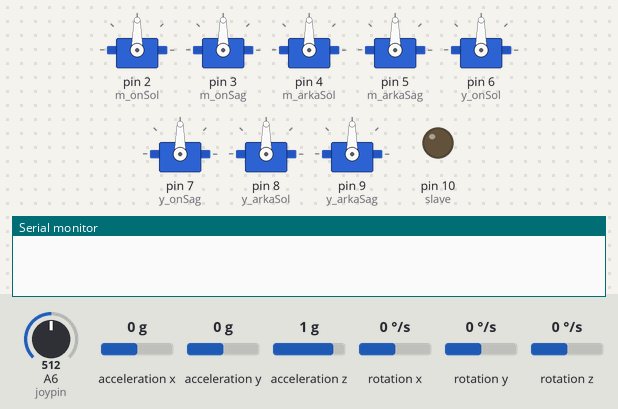
Bench run of a sketch on a simulated Arduino Nano, built with avr-gcc and run on an emulated ATmega328P. On the bench: 8 × servo, output pins drawn as LEDs (lit = HIGH), the last lines printed to the serial monitor. Wiring (inferred from the names in the program): MPU-9250 motion sensor at I2C address 0x68. Inputs (shaded band) come from the test bench; at power-on: acceleration z 1 g, acceleration x 0 g, acceleration y 0 g, A6 (joypin) = 512, rotation x 0 °/s, rotation y 0 °/s, rotation z 0 °/s.

Above: at 5.2 s.
5.3 s: acceleration z set to 0 g
At 6.36 s:
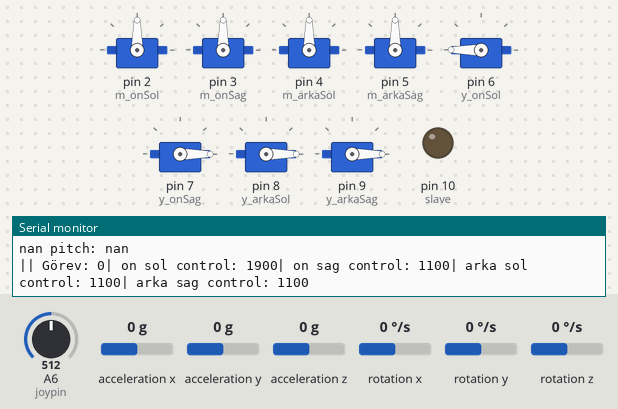
At 6.83 s:
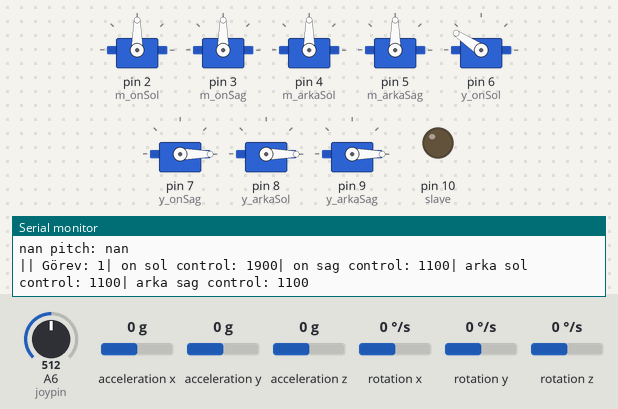
8.3 s: acceleration x set to -1.4 g
11.3 s: acceleration y set to -1.4 g
At 18.52 s:
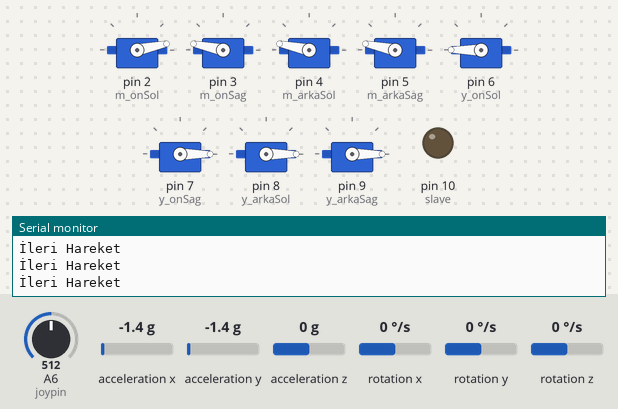
Timing chart, 0 to 28.2 s (numbered marks = the images above; inputs shaded):
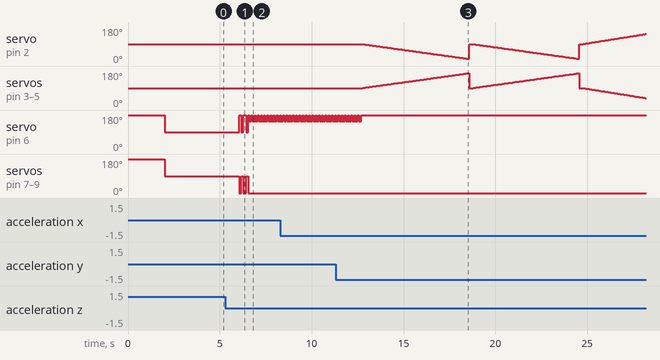

Measured:
- after the input at 5.3 s, servo on pin 7 (y_onSag), servo on pin 8 (y_arkaSol), servo on pin 9 (y_arkaSag): alternates 90° for 0.12 s and 0° for 0.13 s, 5 changes in all, then stays 0°, starting after 0.75 s
- by itself, servo on pin 6 (y_onSol): alternates 180° for 0.04 s and 146° for 0.13 s, 16 changes in all, then stays 180°

The sketch:

videoAlgorithm.ino
```cpp
#include <Wire.h>
#include <Servo.h>

#define MPU9250_ADDRESS 0x68
#define ACC_FULL_SCALE_2_G 0x00
#define ACC_FULL_SCALE_4_G 0x08
#define ACC_FULL_SCALE_8_G 0x10
#define ACC_FULL_SCALE_16_G 0x18
#define MAX_PWM 1900 // ESC Maksimum PWM Değeri
#define MIN_PWM 1100 // ESC Minimum PWM Değeri
#define DUR_PWM 1500 // ESC'lerin durmasını sağlayan PWM Değeri

#define KP 2.05
#define KI 0.15
#define KD 2.15

Servo m_onSol,m_onSag,m_arkaSol,m_arkaSag,y_onSol,y_onSag,y_arkaSol,y_arkaSag;
 // rs modülü için gerekli olan değişkenler
const int slave=10; //Receiver RS-485, DE,RE pinlerinin bağlandığı pin
int degerGelenX;  //Manevra joy, X için transmitterdan gelen değer (0-180)
int pwmX; //Manevra joy, X için degerGelenX değişkeninin maplenmiş hali (1100-1900)
int degerGelenY;  //Manevra joy, Y için transmitterdan gelen değer (0-180)
int pwmY; //Manevra joy, Y için degerGelenY değişkeninin maplenmiş hali (1100-1900)
int degerGelenYukseklikY;  //Yukseklik joy, Y için transmitterdan gelen değer (0-180)
int yukseklik_pwmY; //Yükseklik joy, Y için degerGelenYukseklik değişkeninin maplenmiş hali (1100-1900)
int degerGelenYatayX;
int yatay_pwmX;

int joypin=A6;
int joydeger;


//mpu için gerekli değişkenler mpu sekmesinde kullanılıyor
double xAci1,yAci1,zAci1,x,x1,roll,y,y1,pitch,z,z1,z2;

//calculatestpeed fonksiyonunun çıktıları için tanımlanana değişkenler
int onsolcontrol, onsagcontrol, arkasolcontrol, arkasagcontrol;
int onsol;

int last_time=0;
int delta_time=0;

int state=0;

void setup(){
  Serial.begin(9600);
  Wire.begin();
  pinMode(slave,OUTPUT);
  pinMode(joypin,INPUT);
  digitalWrite(slave,LOW);

  m_onSol.attach(2,MIN_PWM,MAX_PWM);
  m_onSag.attach(3,MIN_PWM,MAX_PWM);
  m_arkaSol.attach(4,MIN_PWM,MAX_PWM);
  m_arkaSag.attach(5,MIN_PWM,MAX_PWM);
  y_onSol.attach(6, MIN_PWM, MAX_PWM);
  y_onSag.attach(7, MIN_PWM, MAX_PWM);
  y_arkaSol.attach(8, MIN_PWM, MAX_PWM);
  y_arkaSag.attach(9, MIN_PWM, MAX_PWM);


  y_onSol.writeMicroseconds(MAX_PWM);
  y_onSag.writeMicroseconds(MAX_PWM);
  y_arkaSol.writeMicroseconds(MAX_PWM);
  y_arkaSag.writeMicroseconds(MAX_PWM);
  delay(2000);
    y_onSol.writeMicroseconds(DUR_PWM);
  y_onSag.writeMicroseconds(DUR_PWM);
  y_arkaSol.writeMicroseconds(DUR_PWM);
  y_arkaSag.writeMicroseconds(DUR_PWM);
  delay(2000);
}

void loop() {
  delta_time=(millis()-last_time)/1000;
  pidBalance();
  moveTasks();
  if(delta_time>5)
  {
    state++;
    last_time=millis();
  }
  //delay(5000);


Serial.print(roll);
Serial.print(" pitch: ");
Serial.println(pitch);
delay(100);
}
```

MPU.ino
```cpp
int i=0;

//Veri okuyan fonksiyon
void I2Cread(uint8_t Adres, uint8_t Kayit, uint8_t Nbytes, uint8_t* Veri)
{
Wire.beginTransmission(Adres);
Wire.write(Kayit);
Wire.endTransmission();

Wire.requestFrom(Adres, Nbytes);
uint8_t j = 0;
while (Wire.available())
Veri[j++] = Wire.read();
}

// Verileri yazan fonksiyon
void I2CwriteByte(uint8_t Adres, uint8_t Kayit, uint8_t Veri)
{
Wire.beginTransmission(Adres);
Wire.write(Kayit);
Wire.write(Veri);
Wire.endTransmission();
}

double imuDeger()
{
  // — İvme Ölçer ve Jiroskop verilerini okuma —
uint8_t Buf[14];
I2Cread(MPU9250_ADDRESS, 0x3B, 14, Buf);

// Veri dönüşümü
int16_t ax = -(Buf[0] << 8 | Buf[1]);
int16_t ay = -(Buf[2] << 8 | Buf[3]);
int16_t az = Buf[4] << 8 | Buf[5];

double xAci = atan( ax / (sqrt(square(ay) + square(az))));
double yAci = atan( ay / (sqrt(square(ax) + square(az))));
double zAci = atan( sqrt(square(ax) + square(ay)) / az);

//Radyan cinsi verinin dereceye dönüşümü
xAci *= 180.00;
yAci *= 180.00;
zAci *= 180.00;
xAci /= PI;
yAci /= PI;
zAci /= PI;

// Kalibrasyon ve Filtrasyon İşlemleri

while(i<2){
  xAci1=xAci;
  yAci1=yAci;
  zAci1=zAci;
  i++;
  delay(1000);
  }

  x=xAci-xAci1;
  x1=((xAci-xAci1)+x)/2;
  roll=(x+x1+(xAci-xAci1))/3;


  y=yAci-yAci1;
  y1=((yAci-yAci1)+y)/2;
  pitch=(y+y1+(yAci-yAci1))/3;

  z=zAci-zAci1;
  z1=((zAci-zAci1)+z)/2;
  z2=(z+z1+(zAci-zAci1))/3;

return roll,pitch;
}
```

PID_Balance.ino
```cpp
double setpoint=0;
double lasttime, lastroll, lastpitch;
double error, errorpitch;
double pid_i,pid_i_p;

double control_signal()
{
  joydeger=analogRead(joypin);
  yukseklik_pwmY=map(joydeger,0,1023,1100,1900);

  imuDeger();

  double deltatime=(millis()-lasttime)/1000;
  lasttime=millis();

  double error_roll=roll-setpoint;
  double error_pitch=pitch-setpoint;

  //PID proportional
  double p=error_roll*KP;
  double p_p=error_pitch*KP;

  //PID integral
  if(-3<error<3)
  {
    pid_i+=(error_roll*deltatime)*KI;
  }

    if(-3<error_pitch<3)
  {
    pid_i_p+=(error_pitch*deltatime)*KI;
  }

  double d=((error_roll-lastroll)/deltatime)*KD;
  double d_p=((error_pitch-lastpitch)/deltatime)*KD;

  double control_signal=p+pid_i+d;
  double control_signal_p=p_p+pid_i_p+d_p;

//  if(control_signal<-1500)
//  {
//    control_signal=-1500;
//  }
//  if(control_signal>1500)
//  {
//    control_signal=1500;
//  }

  // yÜKSELİRKEN GERÇEKLEŞEN PWM HESAPLAMASI
if(state==7)
{
  onsolcontrol=1500-control_signal+control_signal_p;
  onsagcontrol=1500+control_signal+control_signal_p;
  arkasolcontrol=1500-control_signal-control_signal_p;
  arkasagcontrol=1500+control_signal-control_signal_p;
//   onsolcontrol=0-control_signal+control_signal_p;
//  onsagcontrol=0+control_signal+control_signal_p;
//  arkasolcontrol=0-control_signal-control_signal_p;
//  arkasagcontrol=0+control_signal-control_signal_p;

  if(onsolcontrol<1500)
  {
    onsolcontrol=1500;
  }
  if(onsolcontrol>1900)
  {
    onsolcontrol=1900;
  }
    if(onsagcontrol<1500)
  {
    onsagcontrol=1500;
  }
  if(onsagcontrol>1900)
  {
    onsagcontrol=1900;
  }
    if(arkasolcontrol<1500)
  {
    arkasolcontrol=1500;
  }
  if(arkasolcontrol>1900)
  {
    arkasolcontrol=1900;
  }
    if(arkasagcontrol<1500)
  {
     arkasagcontrol=1500;
  }
  if(arkasagcontrol>1900)
  {
    arkasagcontrol=1900;
  }
}


// DALARKEN GERÇEKLEŞECEK PWM HESAPLAMASI
else if(state==0)
{
  onsolcontrol=1500+control_signal-control_signal_p;
  onsagcontrol=1500-control_signal-control_signal_p;
  arkasolcontrol=1500+control_signal+control_signal_p;
  arkasagcontrol=1500-control_signal+control_signal_p;

//  onsolcontrol=0+control_signal-control_signal_p;
//  onsagcontrol=0-control_signal-control_signal_p;
//  arkasolcontrol=0+control_signal+control_signal_p;
//  arkasagcontrol=0-control_signal+control_signal_p;

  if(onsolcontrol>1500)
  {
    onsolcontrol=1500;
  }
  if(onsolcontrol<1100)
  {
    onsolcontrol=1100;
  }
    if(onsagcontrol>1500)
  {
    onsagcontrol=1500;
  }
  if(onsagcontrol<1100)
  {
    onsagcontrol=1100;
  }
    if(arkasolcontrol>1500)
  {
    arkasolcontrol=1500;
  }
  if(arkasolcontrol<1100)
  {
    arkasolcontrol=1100;
  }
    if(arkasagcontrol>1500)
  {
     arkasagcontrol=1500;
  }
  if(arkasagcontrol<1100)
  {
    arkasagcontrol=1100;
  }
}
else
{
  onsolcontrol=1500+control_signal-control_signal_p;
  onsagcontrol=1500-control_signal-control_signal_p;
  arkasolcontrol=1500+control_signal+control_signal_p;
  arkasagcontrol=1500-control_signal+control_signal_p;

  if(onsolcontrol<1100)
  {
    onsolcontrol=1100;
  }
  if(onsolcontrol>1900)
  {
    onsolcontrol=1900;
  }

  if(onsagcontrol<1100)
  {
    onsagcontrol=1100;
  }
    if(onsagcontrol>1900)
  {
    onsagcontrol=1900;
  }

  if(arkasolcontrol<1100)
  {
    arkasolcontrol=1100;
  }
    if(arkasolcontrol>1900)
  {
    arkasolcontrol=1900;
  }

  if(arkasagcontrol<1100)
  {
    arkasagcontrol=1100;
  }
    if(arkasagcontrol>1900)
  {
    arkasagcontrol=1900;
  }
}
  onsol=(MAX_PWM-onsolcontrol)+MIN_PWM;

  lastroll=error;
  lastpitch=errorpitch;

 return onsolcontrol, onsagcontrol, arkasolcontrol, arkasagcontrol, onsol;
}
```

Tasks.ino
```cpp
// 0-Dal
// 1-İleri
// 2-Geri
// 3-Sağ-yatay
// 4-Sol-yatay
// 5-Sağ dönüş
// 6-Sol dönüş
// 7-Yüksel

void moveTasks()
{
  switch (state)
  {
    case 1:
      y_onSol.writeMicroseconds(onsol-150);
      y_onSag.writeMicroseconds(onsagcontrol-150);
      y_arkaSol.writeMicroseconds(arkasolcontrol-150);
      y_arkaSag.writeMicroseconds(arkasagcontrol-150);
      Serial.println("Dalıyor");

    break;
    case 2:
    for(int control=1500;control<=1850;control++)
     {
      int controlTers=(MAX_PWM-control)+MIN_PWM;
      m_onSol.writeMicroseconds(controlTers);
      m_onSag.writeMicroseconds(control);
      m_arkaSol.writeMicroseconds(control);
      m_arkaSag.writeMicroseconds(control);
      Serial.println("İleri Hareket");
     }
           m_onSol.writeMicroseconds(DUR_PWM);
      m_onSag.writeMicroseconds(DUR_PWM);
      m_arkaSol.writeMicroseconds(DUR_PWM);
      m_arkaSag.writeMicroseconds(DUR_PWM);
    break;
    case 3:
     for(int control=1500;control>=1150;control--)
     {
      int controlTers=(MAX_PWM-control)+MIN_PWM;
      m_onSol.writeMicroseconds(controlTers);
      m_onSag.writeMicroseconds(control);
      m_arkaSol.writeMicroseconds(control);
      m_arkaSag.writeMicroseconds(control);
      Serial.println("Geri hareket");
     }
                m_onSol.writeMicroseconds(DUR_PWM);
      m_onSag.writeMicroseconds(DUR_PWM);
      m_arkaSol.writeMicroseconds(DUR_PWM);
      m_arkaSag.writeMicroseconds(DUR_PWM);
    break;
    case 4:
      for(int control=1500;control<=1850;control++)
      {
        m_onSag.writeMicroseconds(control);
        m_arkaSag.writeMicroseconds(control);
        Serial.println("sağa dönüş");
      }

      m_onSag.writeMicroseconds(DUR_PWM);

      m_arkaSag.writeMicroseconds(DUR_PWM);
      break;
    case 5:
      for(int control=1500;control<=1850;control++)
      {
        m_onSol.writeMicroseconds(control);
        m_arkaSol.writeMicroseconds(control);
        Serial.println("sola-yatay dönüş");
      }
    break;
    case 6:
      for(int control=1500;control<=1850;control++)
      {
        int controlTers=(MAX_PWM-control)+MIN_PWM;
        m_onSol.writeMicroseconds(controlTers);
        m_arkaSol.writeMicroseconds(control);
        Serial.println("sağa dönüş");
      }
                 m_onSol.writeMicroseconds(DUR_PWM);

      m_arkaSol.writeMicroseconds(DUR_PWM);

    break;
    case 7:
      for(int control=1500;control<=1850;control++)
      {
        m_onSag.writeMicroseconds(control);
        m_arkaSag.writeMicroseconds(control);
        Serial.println("sola dönüş");
      }

      m_onSag.writeMicroseconds(DUR_PWM);

      m_arkaSag.writeMicroseconds(DUR_PWM);
    break;
    case 8:
      y_onSol.writeMicroseconds(onsol-150);
      y_onSag.writeMicroseconds(onsagcontrol+150);
      y_arkaSol.writeMicroseconds(arkasolcontrol+150);
      y_arkaSag.writeMicroseconds(arkasagcontrol+150);
      Serial.println("yükseliyor");
    break;
    default:
      pidBalance(); // !!! BURADA LOOP İÇİNDE DE TABIMLANDIĞI İÇİN SIKINTI ÇIKABİLİR !!!
            y_onSol.writeMicroseconds(DUR_PWM);
      y_onSag.writeMicroseconds(DUR_PWM);
      y_arkaSol.writeMicroseconds(DUR_PWM);
      y_arkaSag.writeMicroseconds(DUR_PWM);
    break;
  }
}
```

calculateMotors.ino
```cpp
void pidBalance()
{

  control_signal();

      // Manevra joystiğinde -x değerinin motorların ileri çalışabilmesi için yapılan +x dönüşümü
//  int solpwmX=(MAX_PWM-pwmX)+MIN_PWM;
//
//  int solpwmXyatay=(MAX_PWM-yatay_pwmX)+MIN_PWM; //ileri
//  int sagpwmYatay=(MAX_PWM-yatay_pwmX)+MIN_PWM; //geri


    y_onSol.writeMicroseconds(onsol);
    y_onSag.writeMicroseconds(onsagcontrol);
    y_arkaSol.writeMicroseconds(arkasolcontrol);
    y_arkaSag.writeMicroseconds(arkasagcontrol);


//if(onsol<1550 && onsol>1450)
//{
//  y_onSol.writeMicroseconds(DUR_PWM);
//}
//if(onsagcontrol<1550 && onsagcontrol>1450)
//{
//  y_onSag.writeMicroseconds(DUR_PWM);
//}
//if(arkasolcontrol<1550 && arkasolcontrol>1450)
//{
//  y_arkaSol.writeMicroseconds(DUR_PWM);
//}
//if(arkasagcontrol<1550 && arkasagcontrol>1450)
//{
//  y_arkaSag.writeMicroseconds(DUR_PWM);
//}

  Serial.print("|| Görev: ");
  Serial.print(state);
    Serial.print("| on sol control: ");
  Serial.print(onsol);
    Serial.print("| on sag control: ");
  Serial.print(onsagcontrol);
    Serial.print("| arka sol control: ");
  Serial.print(arkasolcontrol);
    Serial.print("| arka sag control: ");
  Serial.println(arkasagcontrol);

}
```
